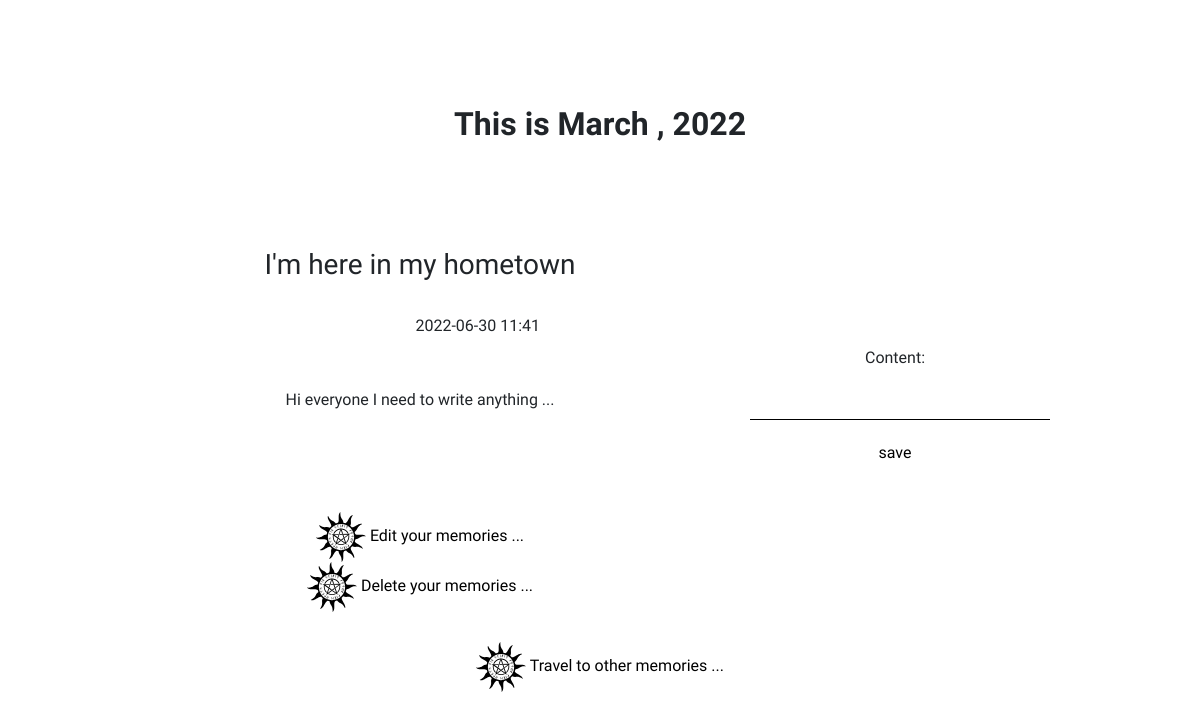
/inside/detail/9/, run on an earlier commit of the app's database.
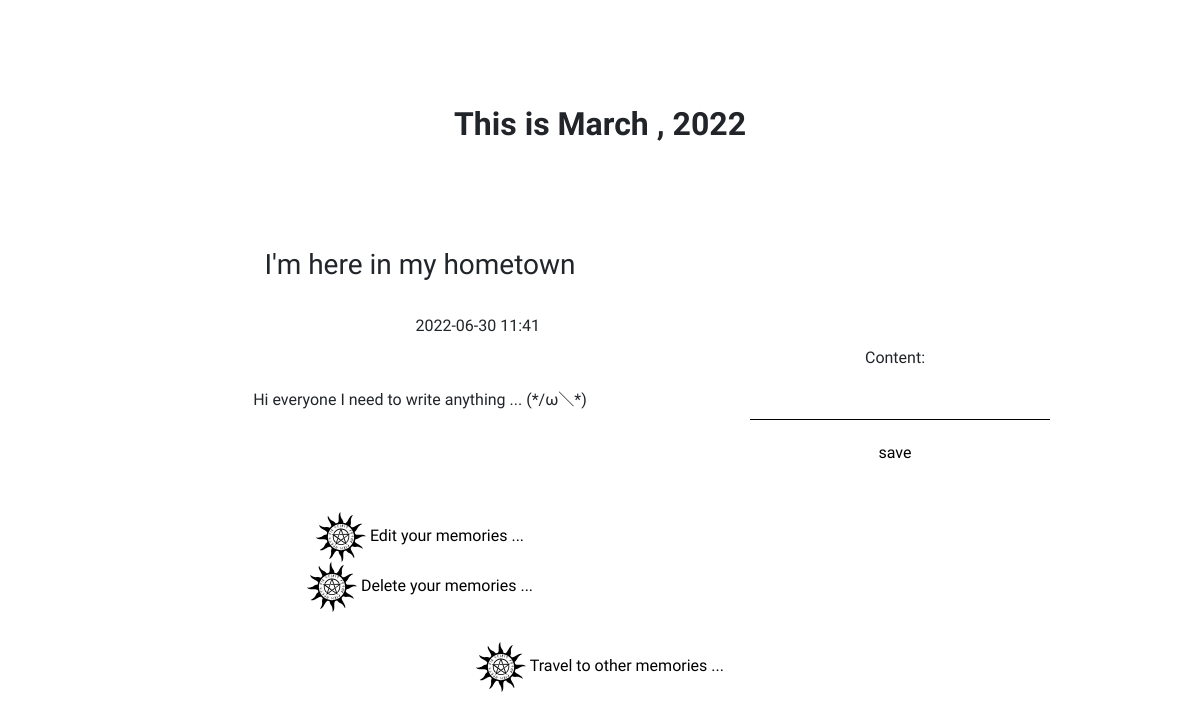
And on a later commit of the database.
### insidepage/models.py (models this page shows, shortened)
class Diary(models.Model):
    title = models.CharField(max_length=30)
    pub_date = models.DateTimeField(auto_now_add=True)
    body = models.TextField()

### insidepage/views.py (the view)
# urls.py: path('detail/<int:diary_id>/', views.detail, name='detail'),
def detail(request, diary_id, comment_id=None):
    diary_detail = get_object_or_404(Diary, pk = diary_id)
    if comment_id==None:
        form = CommentModelForm()
        return render(request, 'insidepage/detail.html', {'diary': diary_detail, 'form': form})
    else:
        comment = get_object_or_404(Comment, pk = comment_id)
        form = CommentModelForm(instance=comment)
        return render(request, 'insidepage/detail.html', {'diary': diary_detail, 'form': form, 'comment': comment})

### insidepage/forms.py
class CommentModelForm(forms.ModelForm):
    class Meta:
        model = Comment
        fields = ['content']
        widgets = {
            'content': forms.TextInput(attrs={
                'class': 'create__input'
            })
        }

### insidepage/templates/insidepage/detail.html (shortened to what this page needs)
{% load static %}
<!DOCTYPE html>
<html lang="en">
  <head>
    <link
      href="https://cdn.jsdelivr.net/npm/bootstrap@5.2.0-beta1/dist/css/bootstrap.min.css"
      rel="stylesheet"
    />
    <link
      rel="stylesheet"
      type="text/css"
      href="{% static 'css/styles.css' %}"
    />
  </head>
  <body>
    <div class="head">
      <span class="head__title"
        >This is <span>March</span> , <span>2022</span></span
      >
    </div>
    <div class="detail_container">
      <div class="detail__diary">
        <h3>{{ diary.title }}</h3>
        <br />
        <div class="detail_date">{{ diary.pub_date|date:'Y-m-d H:i' }}</div>
        <div class="detail_content">{{ diary.body }}</div>
        <div class="content__index footer">
          <a href="{% url 'update' diary.id %}">
            <img src="{% static 'img/pagan.svg' %}" alt="pagan" width="50px" />
            <span>Edit your memories ...</span>
          </a>
          <br />
          <a href="{% url 'delete' diary.id %}">
            <img src="{% static 'img/pagan.svg' %}" alt="pagan" width="50px" />
            <span>Delete your memories ...</span>
          </a>
        </div>
      </div>
      <div class="detail__comment">
        {% if not comment %}
        <form action="{% url 'commentcreate' diary.id %}" method="POST">
          {% csrf_token %} {{ form }}
          <button class="btn_search" type="submit">save</button>
        </form>
        {% else %}
        <form action="{% url 'commentupdate' comment.id %}" method="POST">
          {% csrf_token %} {{ form }}
          <button class="btn_search" type="submit">update</button>
        </form>
        {% endif %}
        <br /><br />
      </div>
    </div>
    <div class="content__index footer">
      <a href="{% url 'month' diary.pub_date.month %}">
        <img src="{% static 'img/pagan.svg' %}" alt="pagan" width="50px" />
        <span>Travel to other memories ...</span>
      </a>
    </div>
  </body>
</html>

What changed in the data, as far as the page shows it:
changed Diary "I'm here in my hometown": body "Hi everyone I need to write anything ..." → "Hi everyone I need to write anything ... (*/ω＼*)"
